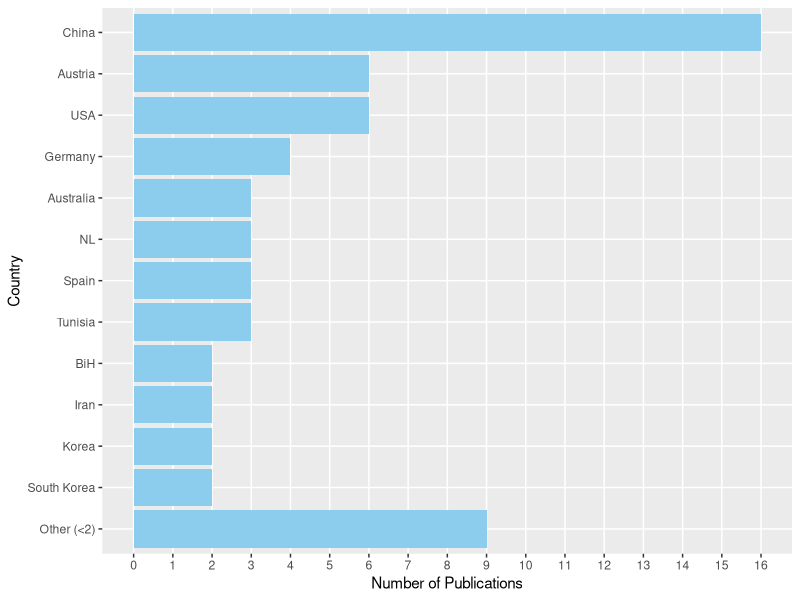
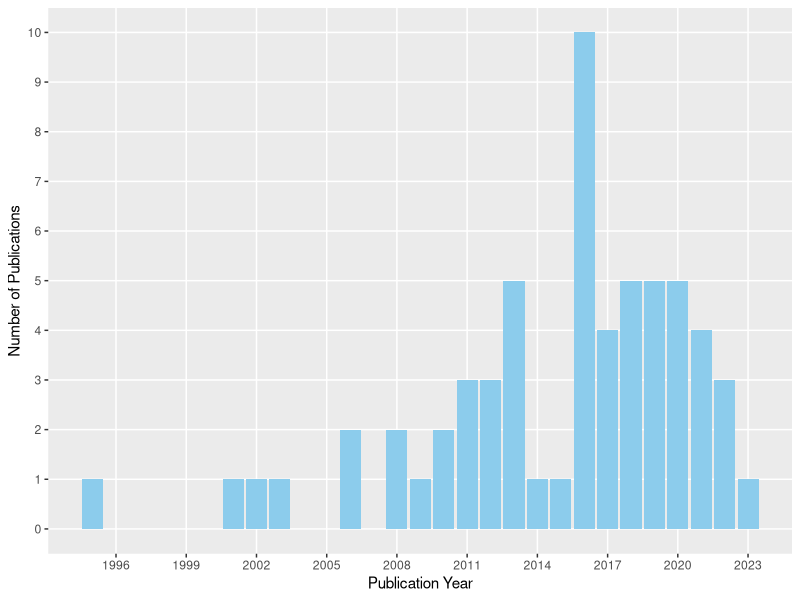
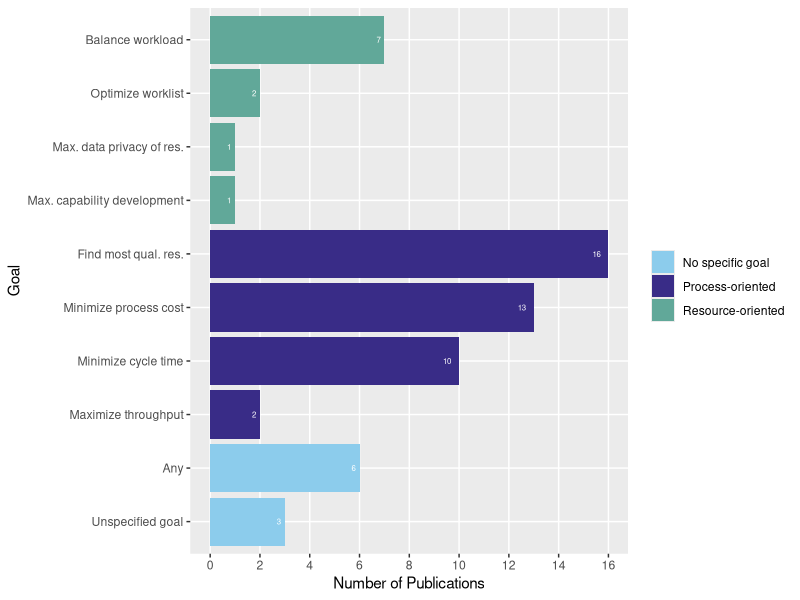
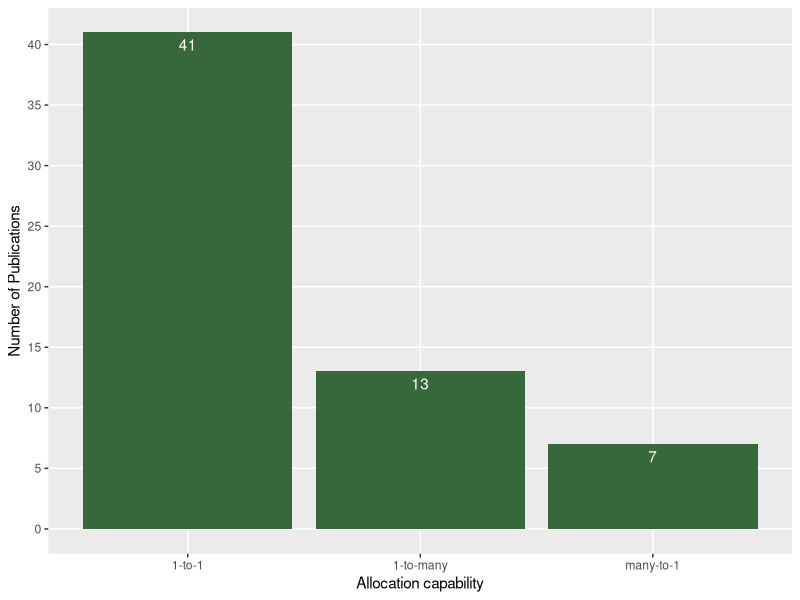
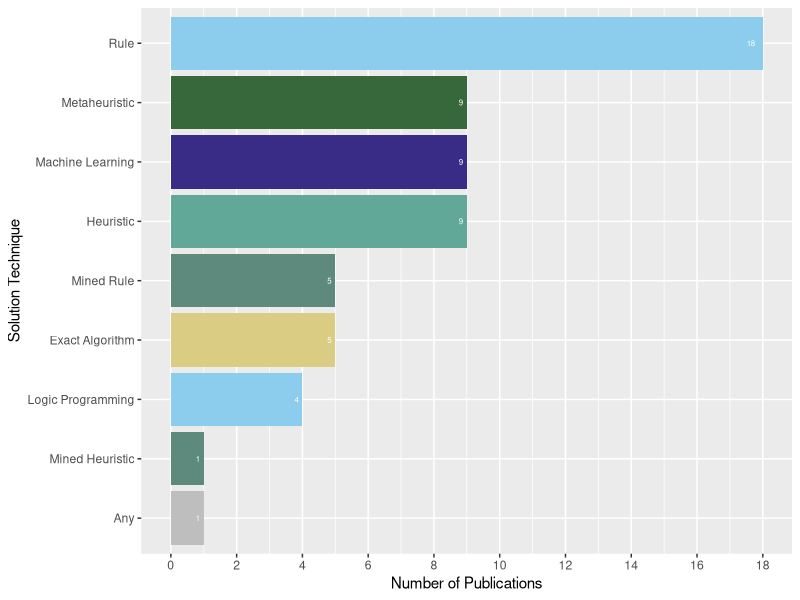
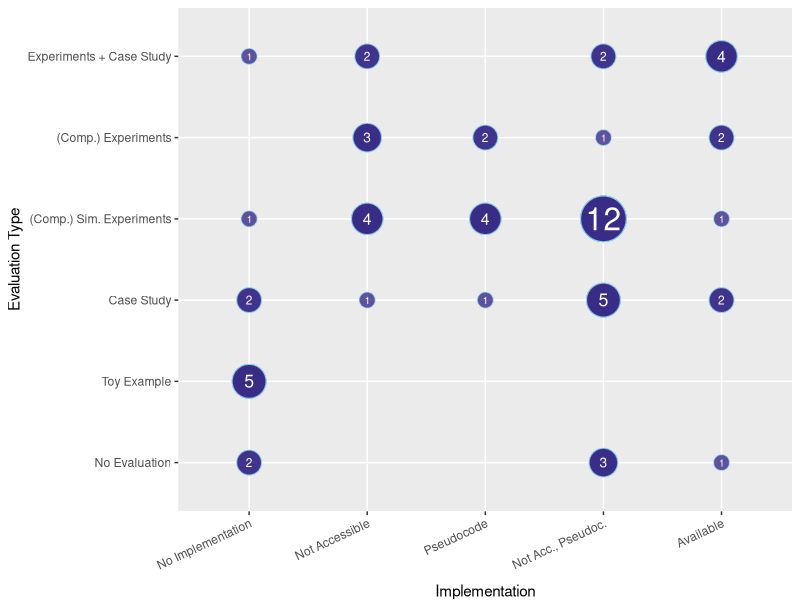
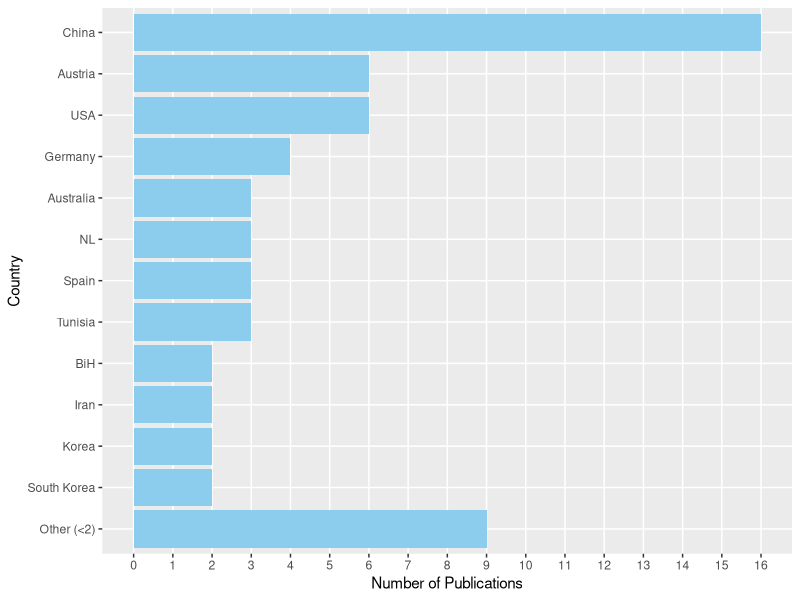
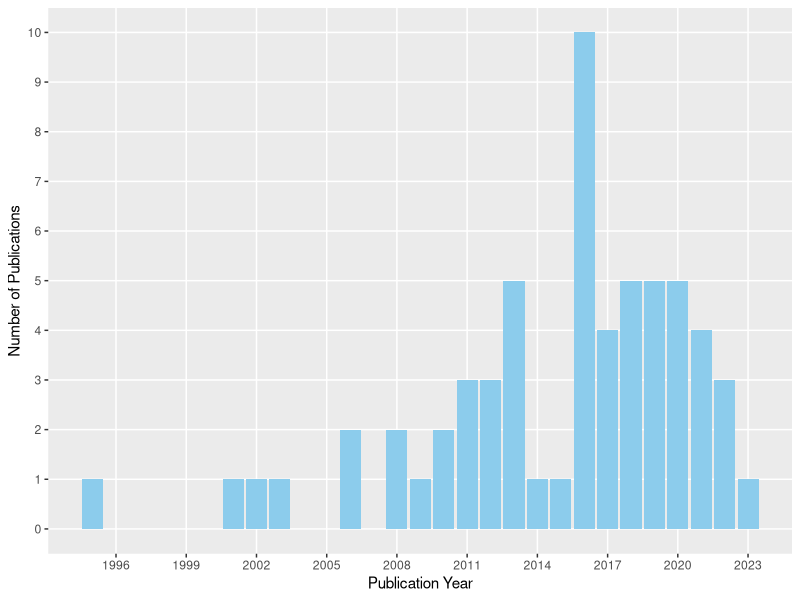

Reproduce these figures in R, in order.
library(readr)
library(dplyr)
library(tidyr)
library(igraph)
library(graphlayouts)
library(ggraph)
library(ggplot2)
library(scales)
library(stringr)

data <- read_csv("Literature_review_collection.xlsx - DataExtraction.csv", 
  col_types = cols(Title = col_character(), 
  Year = col_date(format = "%Y")),
  skip = 1)

colors = c("#8CCCEC", "#392C87", "#61A899", "#36683C", "#DACC82", "#999944")
colors_rating = c("#D86933", "#E49845", "#EEC35A", "#F6F171", "#CEDFB0", "#9FC094")

data <- data %>% 
  filter(Country != "no")

# Publication trends
by_country <- data %>%
  group_by(Country) %>%
  summarise(n=n()) %>%
  arrange(n, desc(Country))

other <- by_country %>%
  filter(n<=1)
by_country <- by_country %>%
  filter(! Country %in% other$Country)
  
by_country <- rbind(data.frame(Country="Other (<2)", n=count(other)), by_country)
by_country$ID <- seq.int(nrow(by_country))
by_country$Country <- factor(by_country$ID, 
                             labels=by_country$Country,
                             levels=by_country$ID,
                             ordered = TRUE)

ggplot(by_country, aes(x=n, y=Country)) +
  geom_bar(stat="identity", fill=colors[1]) +
  ylab("Country") +
  xlab("Number of Publications") + 
  scale_x_continuous(n.breaks=max(by_country$n), minor_breaks = NULL)
ggsave("countries.PDF", width = 5, height = 3)

# By year
ggplot(data, aes(x=Year)) +
  geom_bar(fill=colors[1]) +
  xlab("Publication Year") +
  ylab("Number of Publications") + 
  scale_x_date(date_labels = "%Y", breaks = "3 years", minor_breaks = NULL) +
  scale_y_continuous(n.breaks=max(by_country$n), minor_breaks = NULL) 
ggsave("years.PDF", width = 5, height = 3)

# Optimization goals
goals <- data %>%
  group_by(Goal, `Goal Type`) %>%
  summarise(n=n()) %>%
  arrange(`Goal Type`, n)

goals$ID = seq.int(nrow(goals))
goals$Goal <- factor(goals$ID, 
  labels=goals$Goal,
  levels=goals$ID,
  ordered = TRUE)

ggplot(goals, aes(y=Goal, x=n, fill=`Goal Type`)) +
  geom_bar(stat='Identity') +
  scale_fill_manual(name = element_blank(), values = colors) +
  scale_x_continuous(breaks=pretty_breaks(n=floor(max(goals$n)/2)), minor_breaks = NULL) +
  geom_text(aes(label = n), stat = "identity", hjust = 2, colour = "white" ,  size=2) +
  xlab("Number of Publications")
ggsave("goals.PDF", width = 6, height = 2)

# Allocation Capabilities
ggplot(data, aes(x=`Allocation capability`)) +
  geom_bar(fill=colors[4]) +
  ylab("Number of Publications") + 
  scale_y_continuous(breaks=pretty_breaks(n=7), minor_breaks = NULL) + 
  geom_text(aes(label = ..count..), stat = "count", vjust = 1.5, colour = "white")
ggsave("allocation_small.PDF", width = 3, height = 2)

# Solution techniques grouped by their allocation goal
sol <- select(data, `Resource allocation technique type`)
sol$t <- sol$`Resource allocation technique type`

# Count occurrences
sol_counts <- table(sol$t)

# Create a data frame for plotting
sol_df <- data.frame(t = names(sol_counts), n = as.numeric(sol_counts))

# Sort the data frame by count in descending order
sol_df <- sol_df[order(sol_df$n, decreasing = TRUE), ]

# Plotting using ggplot
ggplot(sol_df, aes(x = n, y = reorder(t, n), fill = t)) +
  geom_bar(stat = 'identity', show.legend = FALSE) +
  scale_fill_manual(name = element_blank(), values = c("grey",colors[5],colors[3],colors[1],colors[2],colors[4],"#5D8A7D","#5D8A7D",colors[1])) +
  scale_x_continuous(breaks = pretty_breaks(n = floor(max(sol_df$n) / 2)), minor_breaks = seq(length.out = max(sol_df$n), from = 0, by = 1)) +
  geom_text(aes(label = n), stat = "identity", hjust = 2, colour = "white" ,  size=2) +
  xlab("Number of Publications") +
  ylab("Solution Technique")
 ggsave("solution_technique.PDF", width = 5, height = 2)

# Maturity levels
# we do this for ordering
mat <- select(data, `Evaluation Type`, `Prototypical implementation type`)
mat <- mat %>%
  group_by(`Evaluation Type`, `Prototypical implementation type`) %>%
  mutate(n = n()) %>%
  arrange(n)

mat$`Prototypical implementation type` = str_to_title(mat$`Prototypical implementation type`)
mat$`Evaluation Type` = str_to_title(mat$`Evaluation Type`)

order_y = str_to_title(c(
  "No evaluation",
  "Toy example",
  "Case study",
  "(Comp.) sim. experiments",
  "(Comp.) experiments",
  "Experiments + Case study"
))
order_x = str_to_title(c(
  "no implementation",
  "not accessible",
  "pseudocode",
  "not acc., pseudoc.",
  "available"
))

mat$ID = seq.int(nrow(mat))
mat$`Evaluation Type` <- factor(mat$ID, 
                   labels=mat$`Evaluation Type`,
                   levels=mat$ID,
                   ordered = TRUE)

ggplot(mat, aes(y=factor(mat$`Evaluation Type`, level=order_y), x=factor(mat$`Prototypical implementation type`, level=order_x), size=n)) +
  geom_point(colour=colors[1], fill=colors[2], alpha=0.8, shape=21) + 
  scale_size(range = c(5, 15)) +
  guides(size="none") +
  geom_text(aes(label = n), colour = "white", size=mat$n*0.5 + 2, check_overlap = T) +
  xlab("Implementation") +
  ylab("Evaluation Type") +
  theme(axis.text.x = element_text(angle =25, hjust=1)) +
  theme(axis.title.x = element_text(vjust=-1)) 
ggsave("evaluation.PDF", width = 5, height = 3, dpi = 300)

#ggplot(data, aes(x=str_to_title(Maturity), fill=str_to_title(Maturity))) +
#  geom_bar() +
#  scale_fill_manual(name = element_blank(), values = rev(tail(colors_rating, -1))) +
#  xlab("Maturity Level") +
#  ylab("Number of Publications") +
#  theme(legend.position="none") + 
#  geom_text(aes(label = ..count..), stat = "count", vjust = 1.5, colour = "#353839")
#ggsave("maturity.PDF", width = 3, height = 2)
